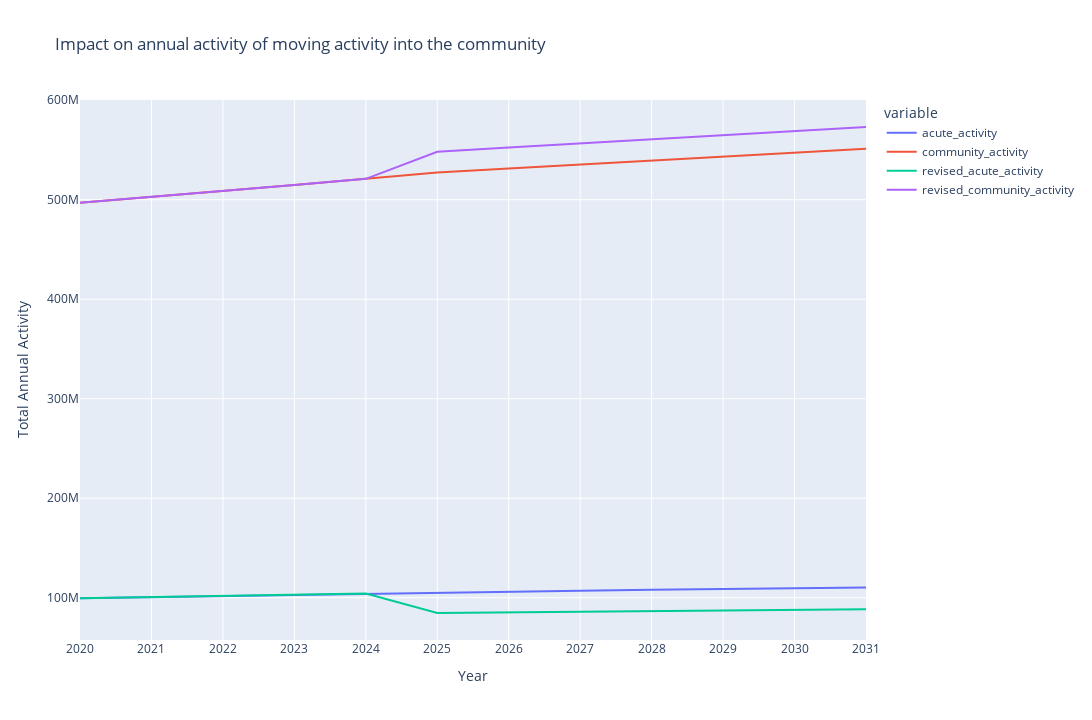

Source (notebook cell):
### Code cell
px.line(
    bt.groupby(["year"], as_index=False).sum(),
    x="year",
    y=["acute_activity", "community_activity", "revised_acute_activity", "revised_community_activity"],
    height=720,
    width=1280,
    labels={"value":"Total Annual Activity", "year": "Year"},
    title="Impact on annual activity of moving activity into the community"
)

### Figure 1 — Plotly figure (JSON) as saved in the notebook; plotly's stock layout.template omitted (floating-point values rounded to 4 significant figures)
{"data": [{"hovertemplate": "variable=acute_activity<br>Year=%{x}<br>Total Annual Activity=%{y}<extra></extra>", "legendgroup": "acute_activity", "line": {"color": "#636efa", "dash": "solid"}, "mode": "lines", "name": "acute_activity", "orientation": "v", "showlegend": true, "type": "scatter", "x": ["2020", "2021", "2022", "2023", "2024", "2025", "2026", "2027", "2028", "2029", "2030", "2031"], "xaxis": "x", "y": [99415162, 100600000.0, 101700000.0, 103000000.0, 104200000.0, 105500000.0, 106300000.0, 107100000.0, 107900000.0, 108700000.0, 109500000.0, 110300000.0], "yaxis": "y"}, {"hovertemplate": "variable=community_activity<br>Year=%{x}<br>Total Annual Activity=%{y}<extra></extra>", "legendgroup": "community_activity", "line": {"color": "#EF553B", "dash": "solid"}, "mode": "lines", "name": "community_activity", "orientation": "v", "showlegend": true, "type": "scatter", "x": ["2020", "2021", "2022", "2023", "2024", "2025", "2026", "2027", "2028", "2029", "2030", "2031"], "xaxis": "x", "y": [497075770, 502800000.0, 508700000.0, 514800000.0, 521000000.0, 527400000.0, 531400000.0, 535500000.0, 539400000.0, 543500000.0, 547400000.0, 551300000.0], "yaxis": "y"}, {"hovertemplate": "variable=revised_acute_activity<br>Year=%{x}<br>Total Annual Activity=%{y}<extra></extra>", "legendgroup": "revised_acute_activity", "line": {"color": "#00cc96", "dash": "solid"}, "mode": "lines", "name": "revised_acute_activity", "orientation": "v", "showlegend": true, "type": "scatter", "x": ["2020", "2021", "2022", "2023", "2024", "2025", "2026", "2027", "2028", "2029", "2030", "2031"], "xaxis": "x", "y": [99415162, 100600000.0, 101700000.0, 103000000.0, 104200000.0, 84620000.0, 85260000.0, 85910000.0, 86550000.0, 87200000.0, 87830000.0, 88450000.0], "yaxis": "y"}, {"hovertemplate": "variable=revised_community_activity<br>Year=%{x}<br>Total Annual Activity=%{y}<extra></extra>", "legendgroup": "revised_community_activity", "line": {"color": "#ab63fa", "dash": "solid"}, "mode": "lines", "name": "revised_community_activity", "orientation": "v", "showlegend": true, "type": "scatter", "x": ["2020", "2021", "2022", "2023", "2024", "2025", "2026", "2027", "2028", "2029", "2030", "2031"], "xaxis": "x", "y": [497075770, 502800000.0, 508700000.0, 514800000.0, 521000000.0, 548200000.0, 552400000.0, 556600000.0, 560800000.0, 565000000.0, 569000000.0, 573100000.0], "yaxis": "y"}], "layout": {"height": 720, "legend": {"title": {"text": "variable"}, "tracegroupgap": 0}, "title": {"text": "Impact on annual activity of moving activity into the community"}, "width": 1280, "xaxis": {"anchor": "y", "domain": [0, 1], "title": {"text": "Year"}}, "yaxis": {"anchor": "x", "domain": [0, 1], "title": {"text": "Total Annual Activity"}}}}
